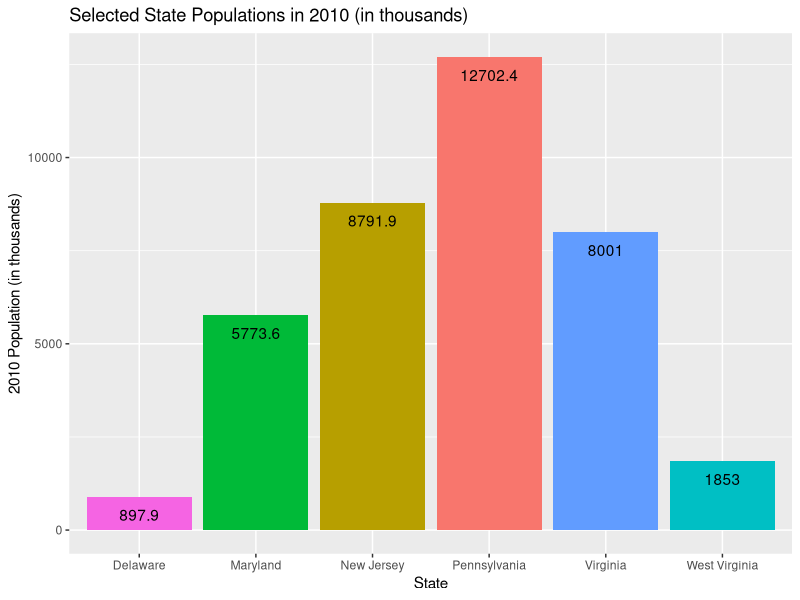

The R source for this figure:
# This script creates a bar graph using (a subset of) 'census_data.csv'.

# A description of 'census_data.csv' can be found in 'census_data_scrape_and_process.R'.
# To avoid an overwhelming plot, I will be using a subset of 'census_data.csv' consisting of
# observations for 6 states (Delaware, Maryland, New Jersey, Pennsylvania, Virginia, 
# and West Virginia) in 2010.

# Load packages.
library(data.table)
library(ggplot2)

# Load data.
census_data = data.table(read.csv('census_data.csv', header = T, stringsAsFactors = F, check.names = F))

# SUBSET/PROCESS DATA.

  # Specify states of interest.
  states = c('Delaware', 'Maryland', 'New Jersey', 'Pennsylvania', 
             'Virginia', 'West Virginia')
  
  # Create data subset (specified above).
  census_subset = census_data[Name %in% states, .(Name, `2010`)]
  
  # Divided population values by 1000 for easier graph viewing.
  census_subset$`2010` = census_subset$`2010` / 1000
  
# PLOT DATA.
  
  # Set color palette.
  colors = c('#E69F00', '#56B4E9', '#009E73', '#0072B2', '#D55E00', '#CC79A7')
  
  # Plot data.
  ggplot(data = census_subset, aes(x = Name, y = `2010`, fill = colors)) + 
    geom_bar(stat = 'identity') + 
    theme(legend.position = 'none') + 
    geom_text(aes(label = round(`2010`, 1)), 
              vjust = 2) +
    ggtitle('Selected State Populations in 2010 (in thousands)') + 
    xlab('State') + 
    ylab('2010 Population (in thousands)')